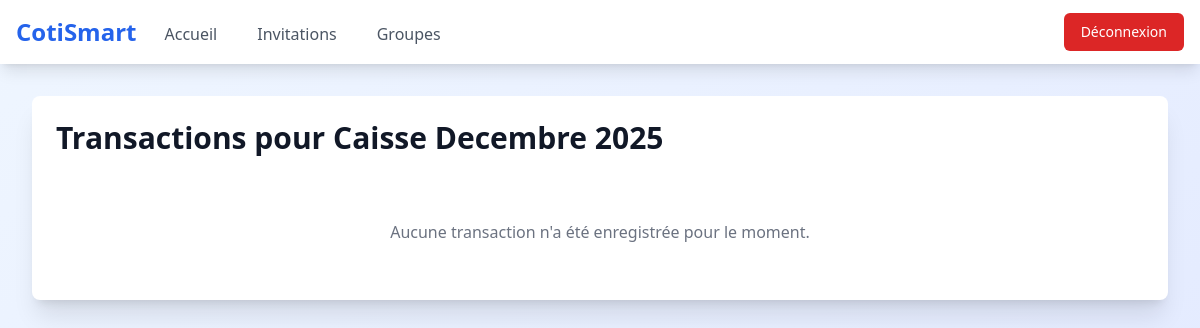
The page /group/1/transactions (signed in) on the database as committed earlier.
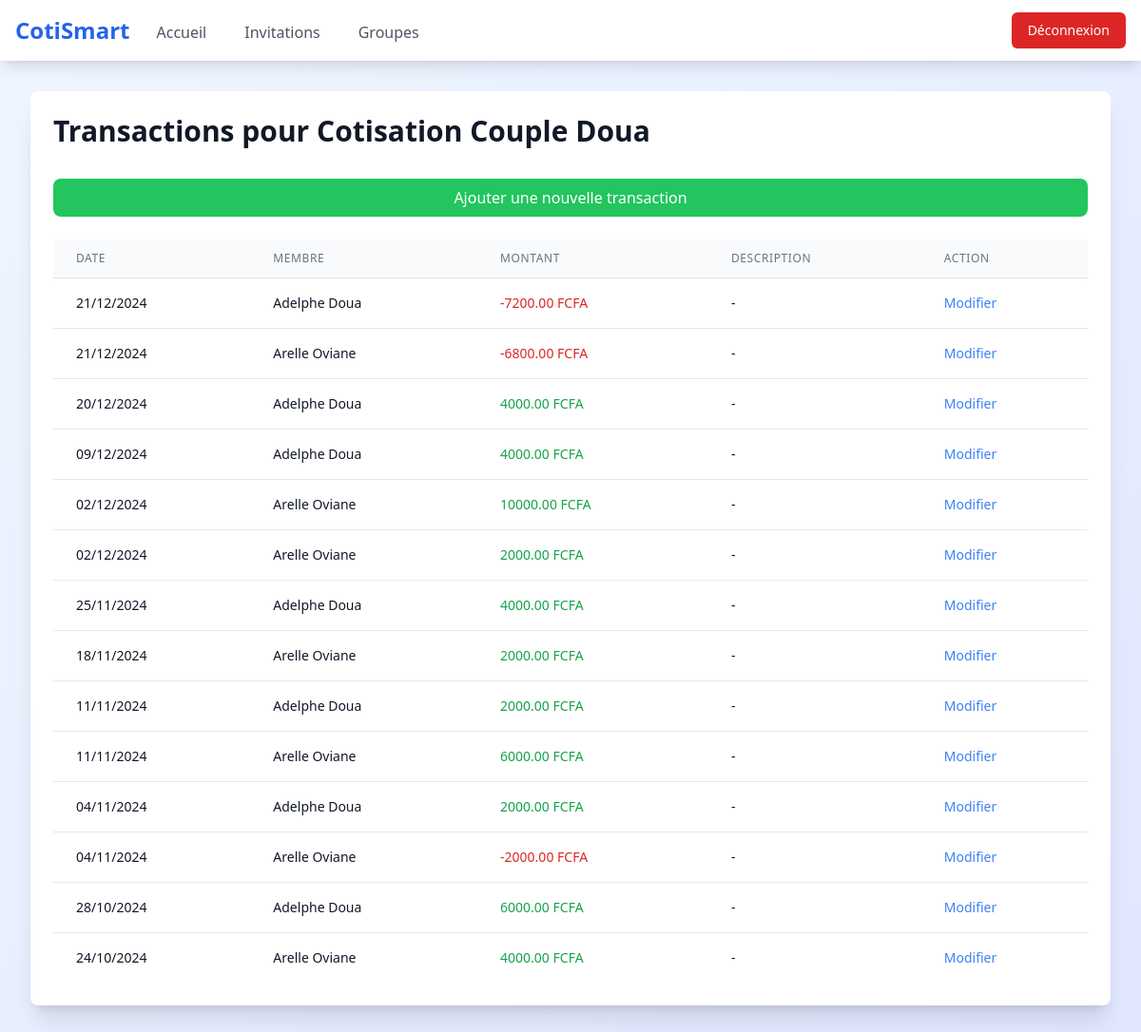
The same page on the database as committed later.
### flask_app.py (models this page shows, shortened)
class Group(db.Model):
    id = db.Column(db.Integer, primary_key=True)
    name = db.Column(db.String(100), nullable=False)
    members = db.relationship('GroupMembership', backref='group', lazy=True)

class Transaction(db.Model):
    id = db.Column(db.Integer, primary_key=True)
    group_id = db.Column(db.Integer, db.ForeignKey('group.id'), nullable=False)
    member_id = db.Column(db.Integer, db.ForeignKey('user.id'), nullable=False)
    amount = db.Column(db.Float, nullable=False)
    description = db.Column(db.String(200), nullable=True)
    date = db.Column(db.DateTime, nullable=False, default=datetime.utcnow)
    type = db.Column(db.String(20), nullable=False)  # 'deposit' pour entrée, 'withdrawal' pour sortie
    group = db.relationship('Group', backref='transactions')
    member = db.relationship('User', backref='transactions')

class User(db.Model):
    id = db.Column(db.Integer, primary_key=True)
    username = db.Column(db.String(100), nullable=False, unique=True)
    email = db.Column(db.String(100), nullable=False, unique=True)
    password = db.Column(db.String(100), nullable=False)
    role = db.Column(db.String(100), nullable=False, default='user')
    groups = db.relationship('GroupMembership', backref='user', lazy=True)

### flask_app.py (the view, shortened to what this page needs)
@app.route('/group/<int:group_id>/transactions', methods=['GET', 'POST'])
def group_transactions(group_id):
    if 'user_id' not in session:
        return redirect(url_for('connexion'))
    user = User.query.get(session['user_id'])
    group = Group.query.get_or_404(group_id)
    membership = GroupMembership.query.filter_by(
        user_id=user.id,
        group_id=group_id
    ).first()
    if not membership:
        flash('Vous n\'avez pas accès à ce groupe', 'error')
        return redirect(url_for('group'))
    transactions = Transaction.query.filter_by(group_id=group_id).order_by(Transaction.date.desc()).all()
    is_admin = membership.role == 'admin'
    members = db.session.query(User).join(GroupMembership).filter(GroupMembership.group_id == group_id).all()
    pending_invitations_count = get_pending_invitations_count(user.id)
    return render_template('transaction.html',
                           group=group,
                           transactions=transactions,
                           members=members,
                           user=user,
                           is_admin=is_admin,
                           pending_invitations_count=pending_invitations_count)

### flask_app.py (called while the page is built)
def get_pending_invitations_count(user_id):
    return GroupInvitation.query.filter_by(
        user_id=user_id,
        status='pending'
    ).count()

### templates/transaction.html (shortened to what this page needs)
<!DOCTYPE html>
<html lang="fr">
<head>
    <script src="https://cdn.tailwindcss.com"></script>
</head>
<body class="bg-gradient-to-br from-blue-50 to-indigo-100 min-h-screen">
    {% include 'nav.html' %}
    <div class="max-w-7xl mx-auto px-4 sm:px-6 lg:px-8 py-8">
        <div class="bg-white rounded-lg shadow-xl overflow-hidden">
            <div class="p-6">
                <h1 class="text-3xl font-bold text-gray-900 mb-8">Transactions pour {{ group.name }}</h1>
                {% if is_admin %}
                    <a href="{{ url_for('add_transaction', group_id=group.id) }}"
                       class="block w-full text-center bg-green-500 hover:bg-green-600 text-white font-medium py-2 px-4 rounded-lg transition duration-200 mb-6">
                        Ajouter une nouvelle transaction
                    </a>
                {% endif %}
                {% if transactions %}
                    <div class="overflow-x-auto">
                        <table class="min-w-full divide-y divide-gray-200">
                            <thead class="bg-gray-50">
                                <tr>
                                    <th class="px-6 py-3 text-left text-xs font-medium text-gray-500 uppercase tracking-wider">Date</th>
                                    <th class="px-6 py-3 text-left text-xs font-medium text-gray-500 uppercase tracking-wider">Membre</th>
                                    <th class="px-6 py-3 text-left text-xs font-medium text-gray-500 uppercase tracking-wider">Montant</th>
                                    <th class="px-6 py-3 text-left text-xs font-medium text-gray-500 uppercase tracking-wider">Description</th>
                                    {% if is_admin %}
                                    <th class="px-6 py-3 text-left text-xs font-medium text-gray-500 uppercase tracking-wider">Action</th>
                                    {% endif %}
                                </tr>
                            </thead>
                            <tbody class="bg-white divide-y divide-gray-200">
                                {% for transaction in transactions %}
                                    <tr class="hover:bg-gray-50 transition-colors duration-150">
                                        <td class="px-6 py-4 whitespace-nowrap text-sm text-gray-900">
                                            {{ transaction.date.strftime('%d/%m/%Y') }}
                                        </td>
                                        <td class="px-6 py-4 whitespace-nowrap text-sm text-gray-900">
                                            {{ transaction.member.username }}
                                        </td>
                                        <td class="px-6 py-4 whitespace-nowrap text-sm">
                                            <span class="font-medium {% if transaction.amount > 0 %}text-green-600{% else %}text-red-600{% endif %}">
                                                {{ "%.2f"|format(transaction.amount) }} FCFA
                                            </span>
                                        </td>
                                        <td class="px-6 py-4 text-sm text-gray-900">
                                            {{ transaction.description or '-' }}
                                        </td>
                                        {% if is_admin %}
                                        <td class="px-6 py-4 text-sm text-gray-900">
                                            <a href="{{ url_for('edit_transaction', transaction_id=transaction.id) }}"
                                               class="text-blue-500 hover:text-blue-700">Modifier</a>
                                        </td>
                                        {% endif %}
                                    </tr>
                                {% endfor %}
                            </tbody>
                        </table>
                    </div>
                {% else %}
                    <div class="text-center py-8">
                        <p class="text-gray-500">Aucune transaction n'a été enregistrée pour le moment.</p>
                    </div>
                {% endif %}
            </div>
        </div>
    </div>
</body>
</html>

### templates/nav.html (shortened to what this page needs)
<nav class="bg-white shadow-lg">
    <div class="max-w-7xl mx-auto px-4">
        <div class="flex justify-between h-16">
            <div class="flex">
                <div class="flex-shrink-0 flex items-center">
                    <a href="{{ url_for('acceuil') }}" class="text-2xl font-bold text-blue-600">CotiSmart</a>
                </div>
                <div class="hidden md:ml-6 md:flex md:space-x-8">
                    <a href="{{ url_for('acceuil') }}"
                       class="inline-flex items-center px-1 pt-1 text-gray-600 hover:text-blue-600 transition-colors duration-200">
                        Accueil
                    </a>
                    <a href="{{ url_for('invitations') }}" class="inline-flex items-center px-1 pt-1 {% if request.endpoint == 'invitations' %}border-b-2 border-blue-500 text-blue-600{% else %}text-gray-600 hover:text-blue-600{% endif %} transition-colors duration-200 relative">
                        Invitations
                    </a>
                    <a href="{{ url_for('group') }}"
                       class="inline-flex items-center px-1 pt-1 {% if request.endpoint == 'group' %}border-b-2 border-blue-500 text-blue-600{% else %}text-gray-600 hover:text-blue-600{% endif %} transition-colors duration-200">
                        Groupes
                    </a>
                </div>
            </div>
            <div class="flex items-center">
                <a href="{{ url_for('deconnexion') }}" class="hidden md:inline-flex items-center px-4 py-2 border border-transparent text-sm font-medium rounded-md text-white bg-red-600 hover:bg-red-700 transition duration-150 ease-in-out">
                    Déconnexion
                </a>
            </div>
        </div>
    </div>
</nav>

Rows that differ between the two databases and show on the page:
changed Group: name "Caisse Decembre 2025" → "Cotisation Couple Doua"
added Transaction: amount "-7200.00"
added Transaction: amount "-6800.00"
added Transaction: amount "4000.00"
added Transaction: amount "4000.00"
added Transaction: amount "10000.00"
added Transaction: amount "2000.00"
added Transaction: amount "4000.00"
added Transaction: amount "2000.00"
added Transaction: amount "2000.00"
added Transaction: amount "6000.00"
added Transaction: amount "2000.00"
added Transaction: amount "-2000.00"
added Transaction: amount "6000.00"
added Transaction: amount "4000.00"
Other text that changed with them:
text no longer shown: "Aucune transaction n'a été enregistrée pour le moment."
text now shown: "Ajouter une nouvelle transaction DATE MEMBRE MONTANT DESCRIPTION ACTION"
